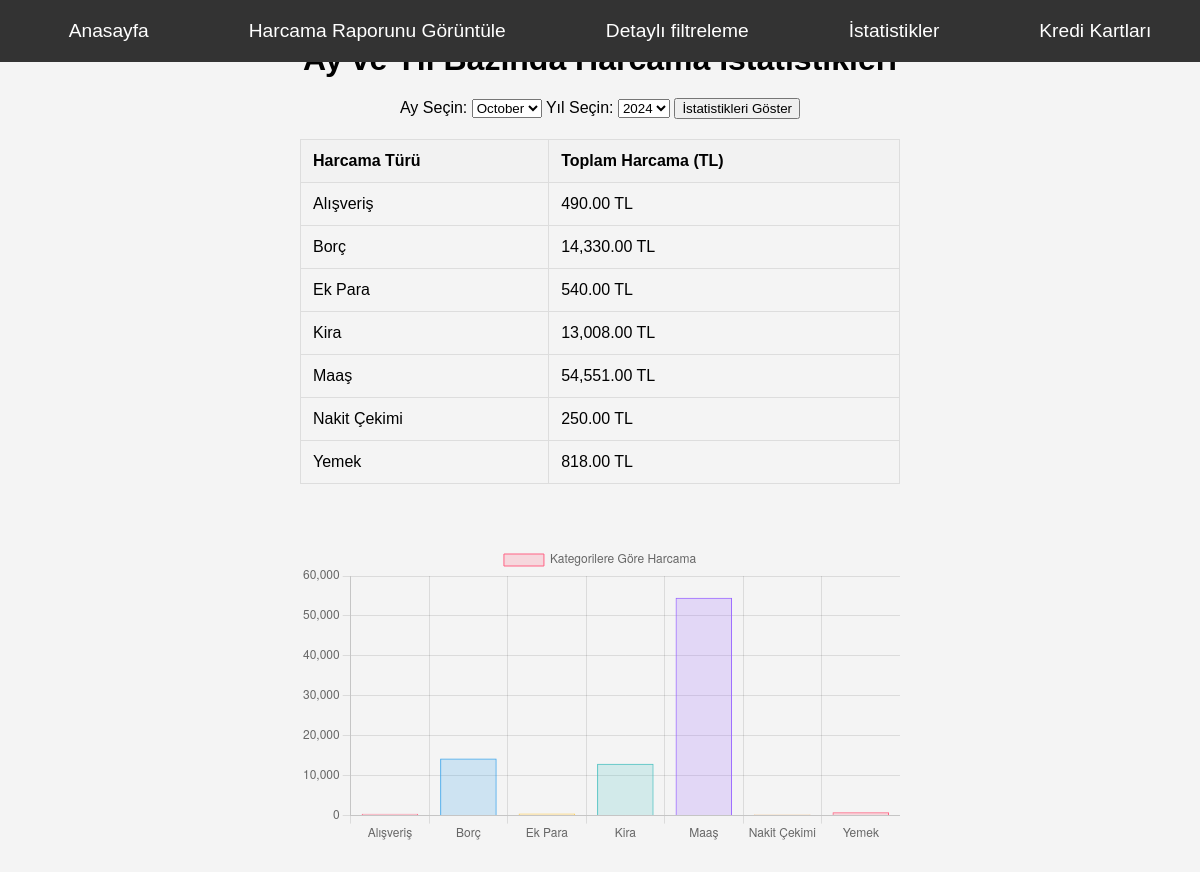
The app's page /statistics with its own data.
### tables this page shows
CREATE TABLE expense_types (
            id INTEGER PRIMARY KEY,
            type_name TEXT UNIQUE
        );

### app.py (the view)
@app.route('/statistics', methods=['GET', 'POST'])
def statistics():
    conn = connect_db()
    selected_year = request.form.get('year') if request.method == 'POST' else None
    selected_month = request.form.get('month') if request.method == 'POST' else None
    if not selected_year:
        selected_year = datetime.now().strftime('%Y')  # Varsayılan yıl
    if not selected_month:
        selected_month = datetime.now().strftime('%m')  # Varsayılan ay
    statistics_data = conn.execute('''
        SELECT e.type_name, SUM(t.amount) AS total_spent
        FROM transactions t
        LEFT JOIN expense_types e ON t.type_id = e.id
        WHERE strftime('%Y', t.date) = ? AND strftime('%m', t.date) = ?
        GROUP BY e.type_name
    ''', (selected_year, selected_month)).fetchall()
    available_years = conn.execute('''
        SELECT DISTINCT strftime('%Y', t.date) AS year
        FROM transactions t
        ORDER BY year DESC
    ''').fetchall()
    available_months = conn.execute('''
        SELECT DISTINCT strftime('%m', t.date) AS month
        FROM transactions t
        ORDER BY month ASC
    ''').fetchall()
    conn.close()
    formatted_statistics = [{
        'type_name': row['type_name'],
        'total_spent': abs(row['total_spent'])  # Negatif değerleri pozitif yapıyoruz
    } for row in statistics_data]
    available_months = [{
        'month': m['month'],
        'formatted': datetime.strptime(m['month'], '%m').strftime('%B')  # Ay ismini Türkçe olarak al
    } for m in available_months]
    return render_template('statistics.html', statistics=formatted_statistics, years=available_years, months=available_months, selected_year=selected_year, selected_month=selected_month)

### app.py (called while the page is built)
def connect_db():
    conn = sqlite3.connect('budget.db')
    conn.row_factory = sqlite3.Row
    return conn

### templates/statistics.html (shortened to what this page needs)
<!DOCTYPE html>
<html lang="tr">
<head>
</head>
<body>
    <nav class="navbar">
        <ul class="nav-links">
            <a href="/">Anasayfa</a><br>
            <a href="/report">Harcama Raporunu Görüntüle</a><br>
            <a href="/filter">Detaylı filtreleme</a><br>
            <a href="/statistics">İstatistikler</a><br>
            <a href="/credit_debt">Kredi Kartları</a>
        </ul>
    </nav>
    <h1>Ay ve Yıl Bazında Harcama İstatistikleri</h1>
    <form method="POST" action="/statistics" class="month-year-select">
        <label for="month">Ay Seçin:</label>
        <select name="month" id="month">
            {% for month in months %}
                <option value="{{ month['month'] }}" {% if month['month'] == selected_month %}selected{% endif %}>
                    {{ month['formatted'] }}
                </option>
            {% endfor %}
        </select>
        <label for="year">Yıl Seçin:</label>
        <select name="year" id="year">
            {% for year in years %}
                <option value="{{ year['year'] }}" {% if year['year'] == selected_year %}selected{% endif %}>
                    {{ year['year'] }}
                </option>
            {% endfor %}
        </select>
        <button type="submit">İstatistikleri Göster</button>
    </form>
    <table>
        <thead>
            <tr>
                <th>Harcama Türü</th>
                <th>Toplam Harcama (TL)</th>
            </tr>
        </thead>
        <tbody>
            {% for row in statistics %}
            <tr>
                <td>{{ row.type_name }}</td>
                <td>{{ "{:,.2f}".format(row.total_spent) }} TL</td>
            </tr>
            {% endfor %}
        </tbody>
    </table>
    <div class="chart-container">
        <canvas id="monthlyExpenseChart"></canvas>
    </div>
    <script>
        // Kategorilere göre harcama verilerini hazırlıyoruz
        var monthlyExpenseData = {
            labels: [{% for row in statistics %}'{{ row.type_name }}', {% endfor %}],
            datasets: [{
                label: 'Kategorilere Göre Harcama',
                data: [{% for row in statistics %}{{ row.total_spent }}, {% endfor %}],
                backgroundColor: [
                    'rgba(255, 99, 132, 0.2)',
                    'rgba(54, 162, 235, 0.2)',
                    'rgba(255, 206, 86, 0.2)',
                    'rgba(75, 192, 192, 0.2)',
                    'rgba(153, 102, 255, 0.2)',
                    'rgba(255, 159, 64, 0.2)'
                ],
                borderColor: [
                    'rgba(255, 99, 132, 1)',
                    'rgba(54, 162, 235, 1)',
                    'rgba(255, 206, 86, 1)',
                    'rgba(75, 192, 192, 1)',
                    'rgba(153, 102, 255, 1)',
                    'rgba(255, 159, 64, 1)'
                ],
                borderWidth: 1
            }]
        };
        var ctx = document.getElementById('monthlyExpenseChart').getContext('2d');
        var monthlyExpenseChart = new Chart(ctx, {
            type: 'bar',  // Çubuk grafik
            data: monthlyExpenseData,
            options: {
                responsive: true,
                scales: {
                    y: {
                        beginAtZero: true
                    }
                }
            }
        });
    </script>
</body>
</html>

### templates/statistics.html (style rules this page uses)
body { font-family: 'Arial', sans-serif; background-color: #f4f4f4; margin: 0; padding: 20px; display: flex; flex-direction: column; align-items: center; justify-content: center; min-height: 100vh; }
table { width: 100%; max-width: 600px; border-collapse: collapse; margin-bottom: 40px; }
th, td { padding: 12px; border: 1px solid #ddd; text-align: left; }
th { background-color: #f2f2f2; }
h1 { text-align: center; margin-bottom: 20px; }
.chart-container { width: 100%; max-width: 600px; margin: 20px auto; }
.month-year-select { margin-bottom: 20px; }
.navbar { width: 100%; background-color: #333; padding: 10px; text-align: center; position: fixed; top: 0; left: 0; z-index: 1000; }
.navbar .nav-links { list-style-type: none; margin: 0; padding: 0; display: flex; justify-content: center; gap: 30px; }
.navbar .nav-links a { text-decoration: none; color: white; font-size: 1.2rem; padding: 10px 20px; border-radius: 5px; transition: background-color 0.3s ease; }

### records on screen
expense_types: type_name "Alışveriş", total_spent "490.00"
expense_types: type_name "Borç", total_spent "14,330.00"
expense_types: type_name "Ek Para", total_spent "540.00"
expense_types: type_name "Kira", total_spent "13,008.00"
expense_types: type_name "Maaş", total_spent "54,551.00"
expense_types: type_name "Nakit Çekimi", total_spent "250.00"
expense_types: type_name "Yemek", total_spent "818.00"

### other values on screen
form field month "October"
form field year "2024"
chart data {{ row.type_name }} Alışveriş, Borç, Ek Para, Kira, Maaş, Nakit Çekimi, Yemek
chart data {{ row.total_spent }} 490.0, 14330.0, 540.0, 13008.0, 54551.0, 250.0, 818.0
